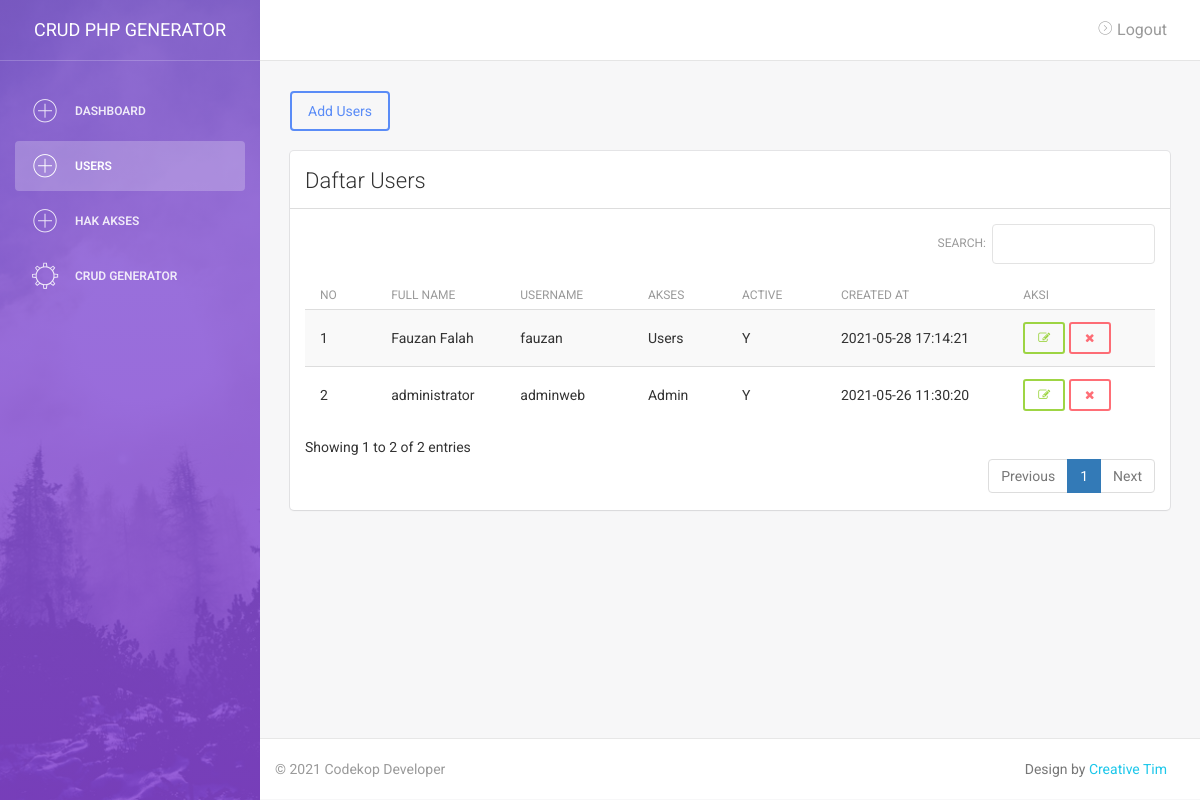
Screenshot of /testing/crud-php-generator/users/index.php (signed in) with the database file from the repository.
### tables this page shows
CREATE TABLE `menu` (
  `id` int(11) NOT NULL,
  `name_menu` varchar(255) DEFAULT NULL,
  `tabel` varchar(255) DEFAULT NULL,
  `url` varchar(255) DEFAULT NULL,
  `redirect` varchar(255) DEFAULT NULL,
  `akses` varchar(255) DEFAULT NULL,
  `active` varchar(255) DEFAULT NULL,
  `urutan` int(11) NOT NULL DEFAULT 0,
  `created_at` varchar(255) DEFAULT NULL
);

CREATE TABLE `users` (
  `id` int(11) NOT NULL,
  `name` varchar(255) DEFAULT NULL,
  `user` varchar(255) DEFAULT NULL,
  `pass` varchar(255) DEFAULT NULL,
  `akses` varchar(11) DEFAULT NULL,
  `active` varchar(11) DEFAULT NULL,
  `created_at` varchar(255) DEFAULT NULL
);

CREATE TABLE `hak_akses` (
  `id` int(11) NOT NULL,
  `hak_akses` varchar(255) DEFAULT NULL
);

### setting.php (called while the page is built, shortened)
<?php
    $title_apl = 'CRUD PHP Generator';
    $baseURL  = "http://localhost/testing/crud-php-generator/";

### helper.php (called while the page is built, shortened)
<?php
    function getSegments($segment)
    {
        $explode_url = explode('/',$_SERVER['REQUEST_URI']);
        $rowurl = count(explode('/',$baseURL));
        $row_url = count(parse_url($baseURL));
        $urlc = $rowurl-$row_url;
        $rurl = $urlc-1;
        $cont = $segment + $rurl;
        $uriSegments = explode("/", parse_url($_SERVER['REQUEST_URI'], PHP_URL_PATH));
        return $uriSegments[$cont];
    }

### views/users/index.php (the view, shortened to what this page needs)
<div class="content">
    <div class="container-fluid">
        <div class="row">
            <div class="col-md-12">
                <a href="tambah.php" class="btn btn-primary" role="button">Add Users</a>
                <br><br>
                <div class="card">
                    <div class="header">
                        <h4 class="title">Daftar Users</h4>
                    </div>
                    <div style="border-top:1px solid #ddd;margin-top:12px;"></div>
                    <div class="content">
        <div class="table-responsive">
            <table class="table table-striped" id="example1">
                <thead>
                    <tr>
                        <th>No</th>
                <th>Full Name</th>
                <th>Username</th>
                <th>Akses</th>
                <th>Active</th>
                <th>Created at</th>
                <th>Aksi</th>
            </tr>
        </thead>
        <tbody>
            <?php
                $no =1;
                $sql = "SELECT hak_akses.hak_akses, users.* FROM users LEFT JOIN hak_akses
                        ON users.akses = hak_akses.id ORDER BY users.id DESC";
                $row = $connectdb->prepare($sql);
                $row->execute();
                $hasil = $row->fetchAll(PDO::FETCH_OBJ);
                foreach($hasil as $r){
            ?>
            <tr>
                <td><?= $no;?></td>
                <td><?=$r->name;?></td>
                <td><?=$r->user;?></td>
                <td><?=$r->hak_akses;?></td>
                <td><?php if($r->active == '1'){ echo 'Y';}else{ echo 'N'; }?></td>
                <td><?=$r->created_at;?></td>
                <td>
                    <a href="<?= "edit.php?id=".$r->id;?>"
                        class="btn btn-success btn-sm" title="Edit">
                        <i class="fa fa-edit"></i>
                    </a>
                    <a href="<?= "proses.php?aksi=delete&id=".$r->id;?>"
                        class="btn btn-danger btn-sm"
                        onclick="javascript:return confirm(`Data ingin dihapus ?`);" title="Delete">
                        <i class="fa fa-times"></i>
                    </a>
                </td>
            </tr>
            <?php $no++; }?>
        </tbody>
    </table>
</div>
                    </div>
                </div>
            </div>
        </div>
    </div>
</div>

### layouts/header.php (shortened to what this page needs)
<!doctype html>
<html lang="en">
<head>
    <link href="<?= $baseURL;?>assets/css/bootstrap.min.css" rel="stylesheet" />
    <link href="<?= $baseURL;?>assets/css/animate.min.css" rel="stylesheet"/>
    <link href="<?= $baseURL;?>assets/css/light-bootstrap-dashboard.css" rel="stylesheet"/>
    <link href="<?= $baseURL;?>assets/css/demo.css" rel="stylesheet" />
    <link rel="stylesheet" type="text/css" href="<?= $baseURL;?>assets/datatables/dataTables.bootstrap.css"/>
    <link href="http://maxcdn.bootstrapcdn.com/font-awesome/4.2.0/css/font-awesome.min.css" rel="stylesheet">
    <link href="<?= $baseURL;?>assets/css/pe-icon-7-stroke.css" rel="stylesheet" />
</head>
<body>

### layouts/sidebar.php (shortened to what this page needs)
<div class="wrapper">
    <div class="sidebar" data-color="purple" data-image="<?= $baseURL;?>assets/img/sidebar-5.jpg">
    <div class="sidebar-wrapper">
        <div class="logo">
            <a href="<?= $baseURL;?>index.php" class="simple-text">
                <?= $title_apl;?>
            </a>
        </div>
        <ul class="nav">
            <?php
                $id     = (int)$_SESSION['codekop_session']['id'];
                $user   = $connectdb->query("SELECT * FROM users WHERE id = $id")->fetch(PDO::FETCH_OBJ);
                $sql    = "SELECT * FROM menu ORDER by urutan ASC";
                $menus  = $connectdb->query($sql)->fetchAll(PDO::FETCH_OBJ);
                foreach($menus as $r){
                    $url = explode('/',$r->url);
                if($r->active == 'Y')
                {
                    $akses1 = explode(',',$r->akses);
                    if(!empty($akses1[0]))
                    {
                        if (in_array("$user->akses", $akses1))
                        {
                            $cekhref = 'Yes';
                        }else{
                            $cekhref = 'No';
                        }
                    }
                    if($cekhref == 'Yes')
                    {
            ?>
            <li <?php if(getSegments('4') == $url[0]){?> class="active" <?php }?>>
                <a href="<?= $baseURL.$r->url;?>">
                    <i class="pe-7s-plus"></i>
                    <p><?=$r->name_menu;?></p>
                </a>
            </li>
            <?php }}}?>
            <?php if($user->akses == 1) {?>
            <li <?php if(getSegments('4') == 'generator'){?> class="active" <?php }?>>
                <a href="<?= $baseURL.'generator/index.php';?>">
                    <i class="pe-7s-settings"></i>
                    <p>CRUD Generator</p>
                </a>
            </li>
            <?php }?>
        </ul>
    </div>
</div>
<div class="main-panel">
    <nav class="navbar navbar-default navbar-fixed">
        <div class="container-fluid">
            <div class="navbar-header">
                <a class="navbar-brand" href="#"></a>
            </div>
            <div class="collapse navbar-collapse">
                <ul class="nav navbar-nav navbar-right">
                    <li>
                        <a href="<?= $baseURL;?>logout.php">
                            <i class="pe-7s-angle-right-circle"></i>
                            Logout
                        </a>
                    </li>
                </ul>
            </div>
        </div>
    </nav>

### index.php (shortened to what this page needs)
<?php
    include 'setting.php';
    include 'helper.php';
    $explode_url = explode('/',$_SERVER['REQUEST_URI']);
    $rowurl = count(explode('/',$baseURL));
    $row_url = count(parse_url($baseURL));
    $urlc = $rowurl-$row_url;
    $rurl = $urlc-1;
    $explode_url = array_slice($explode_url, $rurl);
    include 'layouts/header.php';
    include 'layouts/sidebar.php';
    if(!empty($explode_url[1]))
    {
        if(!empty($explode_url[2]))
        {
            if(!empty($explode_url[3]))
            {
                $fl = explode('.php',$explode_url[3]);
                if(empty($fl[0]))
                {
                    include 'views/errors/404.php';
                }else{
                    $files = explode('?',$explode_url[3]);
                    if(file_exists('views/'.$explode_url[1].'/'.$explode_url[2].'/'.$files[0]))
                    {
                        include 'views/'.$explode_url[1].'/'.$explode_url[2].'/'.$files[0];
                    }else{
                        include 'views/errors/404.php';
                    }
                }
            }else{
                $files = explode('?',$explode_url[2]);
                if(file_exists('views/'.$explode_url[1].'/'.$files[0]))
                {
                    include 'views/'.$explode_url[1].'/'.$files[0];
                }else{
                    include 'views/errors/404.php';
                }
            }
        }
    }else{
        include 'views/home/index.php';
    }
    include 'layouts/footer.php';

### layouts/footer.php
<footer class="footer">
    <div class="container-fluid">
        <nav class="pull-left">
            <ul>
                <li>
                    <a href="https://www.codekop.com/">
                        &copy; <?= date('Y');?>  Codekop Developer
                    </a>
                </li>
            </ul>
        </nav>
        <p class="copyright pull-right">
            Design by <a href="http://www.creative-tim.com">Creative Tim</a>
        </p>
    </div>
</footer>

### rows the page displays
menu: name_menu "DASHBOARD"
menu: name_menu "USERS"
menu: name_menu "HAK AKSES"
users: name "Fauzan Falah", user "fauzan", hak_akses.hak_akses "Users", active "Y", created_at "2021-05-28 17:14:21"
users: name "administrator", user "adminweb", hak_akses.hak_akses "Admin", active "Y", created_at "2021-05-26 11:30:20"

### other values shown
$title_apl "CRUD PHP GENERATOR"
